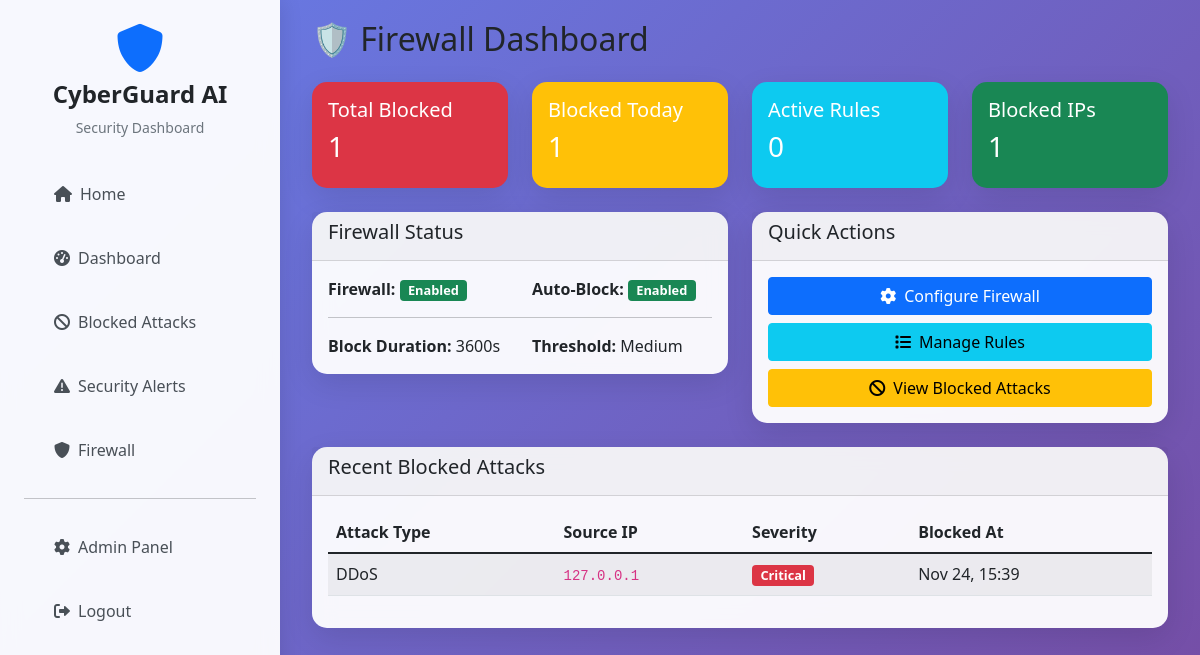
The app's page /firewall/ (signed in) with its own data.
### cyberattack/models.py (models this page shows, shortened)
class FirewallConfig(models.Model):
    firewall_enabled = models.BooleanField(default=True)
    auto_block_enabled = models.BooleanField(default=True)
    block_duration = models.IntegerField(default=3600)  # seconds
    max_attempts = models.IntegerField(default=5)
    whitelist_ips = models.TextField(blank=True, help_text="Comma-separated IP addresses")
    block_threshold = models.CharField(max_length=20, default='Medium', choices=AttackLog.SEVERITY_LEVELS)
    created_at = models.DateTimeField(auto_now_add=True)
    updated_at = models.DateTimeField(auto_now=True)
    class Meta:
        verbose_name = "Firewall Configuration"
        verbose_name_plural = "Firewall Configurations"
    @classmethod
    def get_config(cls):
        config, created = cls.objects.get_or_create(pk=1)
        return config

class BlockedAttack(models.Model):
    attack_type = models.IntegerField(choices=AttackLog.ATTACK_TYPES)
    attack_name = models.CharField(max_length=100)
    severity = models.CharField(max_length=20, choices=AttackLog.SEVERITY_LEVELS)
    confidence_score = models.FloatField()
    source_ip = models.GenericIPAddressField()
    user_agent = models.TextField(blank=True)
    request_path = models.CharField(max_length=500, blank=True)
    request_method = models.CharField(max_length=10, blank=True)
    os_info = models.CharField(max_length=200, blank=True)
    browser_info = models.CharField(max_length=200, blank=True)
    device_type = models.CharField(max_length=100, blank=True)
    screen_resolution = models.CharField(max_length=50, blank=True)
    timezone = models.CharField(max_length=100, blank=True)
    language = models.CharField(max_length=50, blank=True)
    country = models.CharField(max_length=100, blank=True)
    city = models.CharField(max_length=100, blank=True)
    isp = models.CharField(max_length=200, blank=True)
    firewall_rule = models.ForeignKey(FirewallRule, on_delete=models.SET_NULL, null=True, blank=True)
    blocked_at = models.DateTimeField(default=django_timezone.now)
    block_duration = models.IntegerField(default=3600)  # seconds
    destination_port = models.FloatField()
    flow_bytes_s = models.FloatField()
    flow_packets_s = models.FloatField()
    class Meta:
        ordering = ['-blocked_at']
        indexes = [
            models.Index(fields=['source_ip']),
            models.Index(fields=['blocked_at']),
            models.Index(fields=['attack_type']),
        ]

### cyberattack/firewall_views.py (the view)
# urls.py: path('firewall/', firewall_views.firewall_dashboard, name='firewall_dashboard'),
@login_required
@user_passes_test(is_admin)
def firewall_dashboard(request):
    config = FirewallConfig.get_config()
    recent_blocks = BlockedAttack.objects.order_by('-blocked_at')[:10]
    stats = {
        'total_blocked': BlockedAttack.objects.count(),
        'blocked_today': BlockedAttack.objects.filter(
            blocked_at__date=timezone.now().date()
        ).count(),
        'active_rules': FirewallRule.objects.filter(is_active=True).count(),
        'blocked_ips': BlockedAttack.objects.values('source_ip').distinct().count(),
    }
    context = {
        'config': config,
        'recent_blocks': recent_blocks,
        'stats': stats,
    }
    return render(request, 'cyberattack/firewall_dashboard.html', context)

### cyberattack/firewall.py (called while the page is built)
    def is_ip_blocked(self, ip_address):
        try:
            active_rules = FirewallRule.objects.filter(
                rule_type='block_ip',
                rule_value=ip_address,
                is_active=True
            )
            for rule in active_rules:
                if rule.expires_at and rule.expires_at < timezone.now():
                    rule.is_active = False
                    rule.save()
                else:
                    return True
            return False
        except Exception as e:
            logger.error(f"Error checking IP block status: {str(e)}")
            return False

    def get_client_ip(self, request):
        x_forwarded_for = request.META.get('HTTP_X_FORWARDED_FOR')
        if x_forwarded_for:
            ip = x_forwarded_for.split(',')[0]
        else:
            ip = request.META.get('REMOTE_ADDR')
        return ip

### cyberattack/firewall_views.py (called while the page is built)
def is_admin(user):
    return user.is_staff or user.is_superuser

### cyberattack/models.py (called while the page is built)
    @classmethod
    def get_status(cls):
        maintenance, created = cls.objects.get_or_create(pk=1)
        return maintenance

### cyberattack/templates/cyberattack/firewall_dashboard.html (shortened to what this page needs)
{% extends 'cyberattack/base.html' %}
{% block content %}
<div class="container-fluid">
    <div class="row">
        <div class="col-12">
            <h2 class="mb-4">🛡️ Firewall Dashboard</h2>
            <div class="row mb-4">
                <div class="col-md-3">
                    <div class="card bg-danger text-white">
                        <div class="card-body">
                            <h5>Total Blocked</h5>
                            <h3>{{ stats.total_blocked }}</h3>
                        </div>
                    </div>
                </div>
                <div class="col-md-3">
                    <div class="card bg-warning text-white">
                        <div class="card-body">
                            <h5>Blocked Today</h5>
                            <h3>{{ stats.blocked_today }}</h3>
                        </div>
                    </div>
                </div>
                <div class="col-md-3">
                    <div class="card bg-info text-white">
                        <div class="card-body">
                            <h5>Active Rules</h5>
                            <h3>{{ stats.active_rules }}</h3>
                        </div>
                    </div>
                </div>
                <div class="col-md-3">
                    <div class="card bg-success text-white">
                        <div class="card-body">
                            <h5>Blocked IPs</h5>
                            <h3>{{ stats.blocked_ips }}</h3>
                        </div>
                    </div>
                </div>
            </div>
            <div class="row mb-4">
                <div class="col-md-6">
                    <div class="card">
                        <div class="card-header">
                            <h5>Firewall Status</h5>
                        </div>
                        <div class="card-body">
                            <div class="row">
                                <div class="col-6">
                                    <strong>Firewall:</strong>
                                    <span class="badge {% if config.firewall_enabled %}bg-success{% else %}bg-danger{% endif %}">
                                        {% if config.firewall_enabled %}Enabled{% else %}Disabled{% endif %}
                                    </span>
                                </div>
                                <div class="col-6">
                                    <strong>Auto-Block:</strong>
                                    <span class="badge {% if config.auto_block_enabled %}bg-success{% else %}bg-warning{% endif %}">
                                        {% if config.auto_block_enabled %}Enabled{% else %}Disabled{% endif %}
                                    </span>
                                </div>
                            </div>
                            <hr>
                            <div class="row">
                                <div class="col-6">
                                    <strong>Block Duration:</strong> {{ config.block_duration }}s
                                </div>
                                <div class="col-6">
                                    <strong>Threshold:</strong> {{ config.block_threshold }}
                                </div>
                            </div>
                        </div>
                    </div>
                </div>
                <div class="col-md-6">
                    <div class="card">
                        <div class="card-header">
                            <h5>Quick Actions</h5>
                        </div>
                        <div class="card-body">
                            <a href="{% url 'firewall_config' %}" class="btn btn-primary mb-2 w-100">
                                <i class="fas fa-cog me-2"></i>Configure Firewall
                            </a>
                            <a href="{% url 'firewall_rules' %}" class="btn btn-info mb-2 w-100">
                                <i class="fas fa-list me-2"></i>Manage Rules
                            </a>
                            <a href="{% url 'blocked_attacks' %}" class="btn btn-warning w-100">
                                <i class="fas fa-ban me-2"></i>View Blocked Attacks
                            </a>
                        </div>
                    </div>
                </div>
            </div>
            <div class="card">
                <div class="card-header">
                    <h5>Recent Blocked Attacks</h5>
                </div>
                <div class="card-body">
                    {% if recent_blocks %}
                        <div class="table-responsive">
                            <table class="table table-striped">
                                <thead>
                                    <tr>
                                        <th>Attack Type</th>
                                        <th>Source IP</th>
                                        <th>Severity</th>
                                        <th>Blocked At</th>
                                    </tr>
                                </thead>
                                <tbody>
                                    {% for attack in recent_blocks %}
                                    <tr>
                                        <td>{{ attack.attack_name }}</td>
                                        <td><code>{{ attack.source_ip }}</code></td>
                                        <td>
                                            <span class="badge
                                                {% if attack.severity == 'Critical' %}bg-danger
                                                {% elif attack.severity == 'High' %}bg-warning
                                                {% elif attack.severity == 'Medium' %}bg-info
                                                {% else %}bg-success{% endif %}">
                                                {{ attack.severity }}
                                            </span>
                                        </td>
                                        <td>{{ attack.blocked_at|date:"M d, H:i" }}</td>
                                    </tr>
                                    {% endfor %}
                                </tbody>
                            </table>
                        </div>
                    {% else %}
                        <p class="text-muted">No blocked attacks yet.</p>
                    {% endif %}
                </div>
            </div>
        </div>
    </div>
</div>
{% endblock %}

### cyberattack/templates/cyberattack/base.html (style rules this page uses)
:root { --primary-gradient: linear-gradient(135deg, #667eea 0%, #764ba2 100%); --secondary-gradient: linear-gradient(135deg, #f093fb 0%, #f5576c 100%); --success-gradient: linear-gradient(135deg, #4facfe 0%, #00f2fe 100%); --dark-gradient: linear-gradient(135deg, #2c3e50 0%, #34495e 100%); }
body { font-family: 'Segoe UI', Tahoma, Geneva, Verdana, sans-serif; background: var(--primary-gradient); min-height: 100vh; margin: 0; }
.card { background: rgba(255,255,255,0.95); border: none; border-radius: 15px; box-shadow: 0 10px 30px rgba(0,0,0,0.1); backdrop-filter: blur(10px); }
.badge { font-size: 0.8em; }

### records on screen
FirewallConfig: block_duration "3600", block_threshold "Medium"
BlockedAttack: attack_name "DDoS", source_ip "127.0.0.1", severity "Critical", blocked_at "Nov 24, 15:39"

### other values on screen
{{ stats.total_blocked }} "1"
{{ stats.blocked_today }} "1"
{{ stats.active_rules }} "0"
{{ stats.blocked_ips }} "1"
